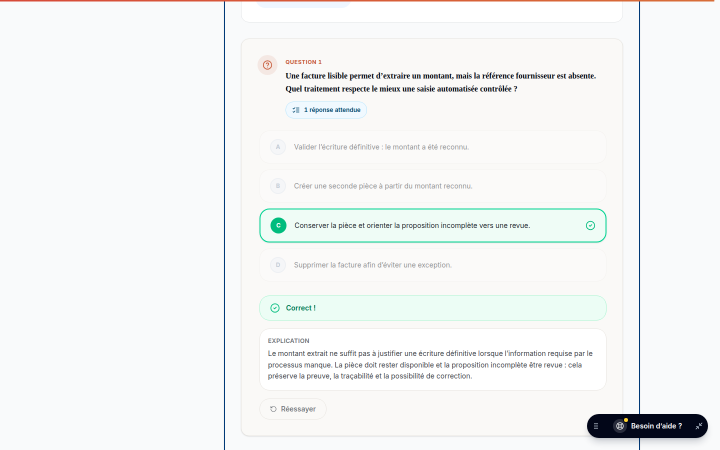
#> input picture pedagogical-audit/expert-p1-browser-fixture/1440-automatisation_comptable_ia__01-novasavo_u03_screen_03.png, 1440 x 900 px (shown at 1/2 size)
$ python -i audit-training-visual-similarity.py   (imports and definitions only)
#> lines starting #> are read from the running program, lines starting #| are printed output that depends on the picture
#!/usr/bin/env python3
"""Detect overly similar training-card illustrations without using titles or copy."""

from __future__ import annotations

import json
from itertools import combinations
from pathlib import Path

import numpy as np
from PIL import Image

ROOT = Path(__file__).resolve().parents[1]
SOURCE = Path("/home/ubuntu/webdev-static-assets/training-cards/rendered")
OUTPUT = ROOT / "docs" / "training-visual-similarity-audit.json"


# [17 lines left out: function motif_for, not called in this run]


def illustration_vector(path: Path) -> np.ndarray:
    with Image.open(path) as image:
#> image is the input picture: PIL image 1440x900 RGB; mean R, G, B 243.1, 244.7, 244.3
        rgb = image.convert("RGB")
        width, height = rgb.size
#> width = 1440; height = 900
        # Crop to the visual panel: this excludes title, description and fact badges.
        crop = rgb.crop((int(width * 0.52), int(height * 0.10), width, int(height * 0.90)))
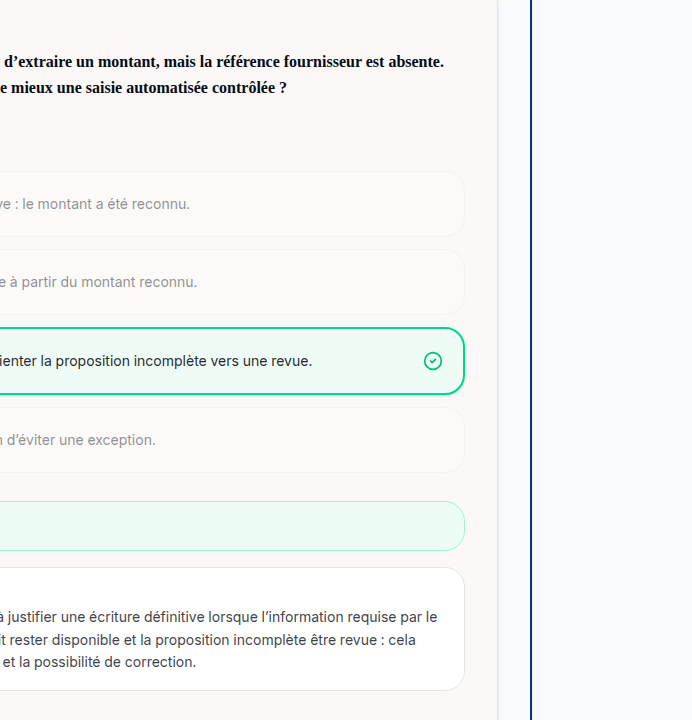
#> crop: PIL image 692x720 RGB; mean R, G, B 243.8, 246.3, 245
        resized = crop.resize((32, 32), Image.Resampling.LANCZOS)
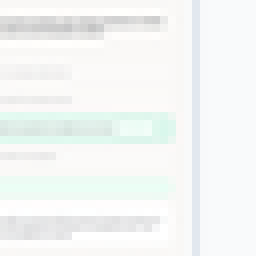
#> resized: PIL image 32x32 RGB (shown 8 times larger); mean R, G, B 243.8, 246.3, 245
        return np.asarray(resized, dtype=np.float32).reshape(-1) / 255.0


# [48 lines left out: function main, not called in this run]


# [2 lines not run here, left out]

>>> result = illustration_vector('../pedagogical-audit/expert-p1-browser-fixture/1440-automatisation_comptable_ia__01-novasavo_u03_screen_03.png')
#> result = 3072 values, max 1 at index 102, min 0.773 at index 321, mean 0.961

$ run again, on pedagogical-audit/expert-p1-browser-fixture/390-automatisation_comptable_ia__01-novasavo_u03_screen_03.png
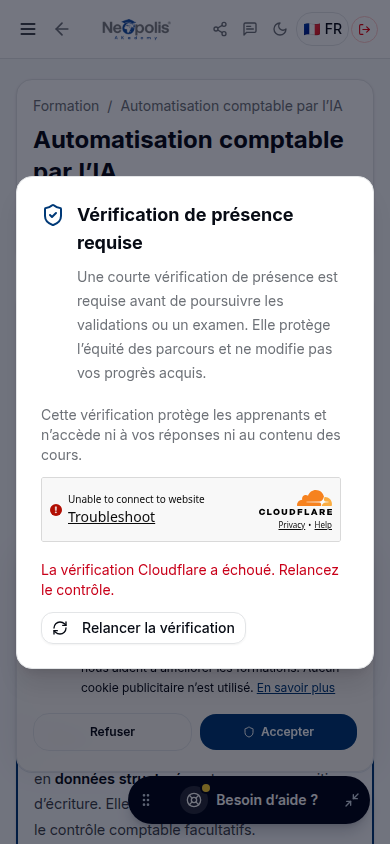
#> input picture pedagogical-audit/expert-p1-browser-fixture/390-automatisation_comptable_ia__01-novasavo_u03_screen_03.png, 390 x 844 px
#> in illustration_vector, image is the input picture: PIL image 390x844 RGB; mean R, G, B 176.1, 176.8, 182.3
#> in illustration_vector, `crop = rgb.crop((int(width * 0.52), int(height * 0.10), width, int(hei..`:
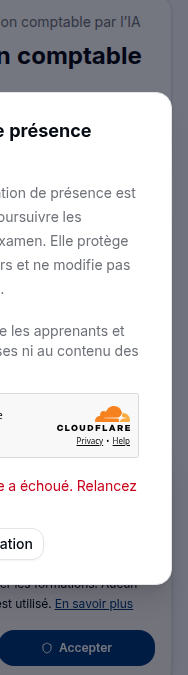
#> crop: PIL image 188x675 RGB; mean R, G, B 196.3, 197.2, 201.7
#> in illustration_vector, `resized = crop.resize((32, 32), Image.Resampling.LANCZOS)`:
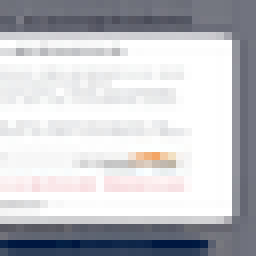
#> resized: PIL image 32x32 RGB (shown 8 times larger); mean R, G, B 195.4, 196.2, 200.7
#> result = 3072 values, max 1 at index 483, min 0 at index 2883, mean 0.774

$ run again, on pedagogical-audit/expert-p1-browser-fixture/1440-developing_ai_systems_with_the_openai_api__01-dc_ch02_act15.png
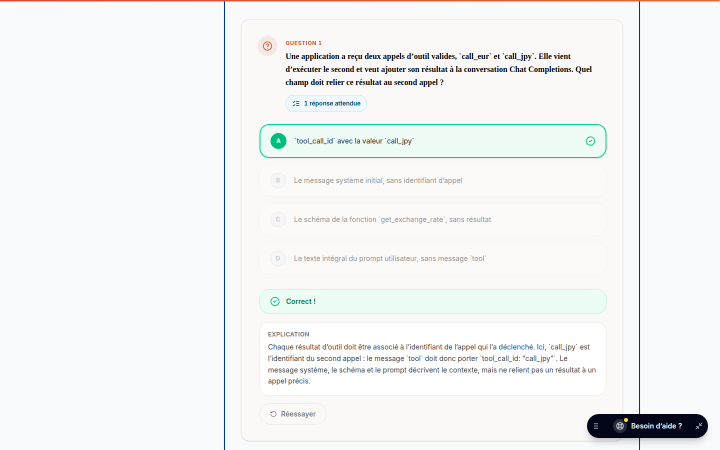
#> input picture pedagogical-audit/expert-p1-browser-fixture/1440-developing_ai_systems_with_the_openai_api__01-dc_ch02_act15.png, 1440 x 900 px (shown at 1/2 size)
#> in illustration_vector, image is the input picture: PIL image 1440x900 RGB; mean R, G, B 242.7, 244.3, 243.9
#> in illustration_vector, `crop = rgb.crop((int(width * 0.52), int(height * 0.10), width, int(hei..`:
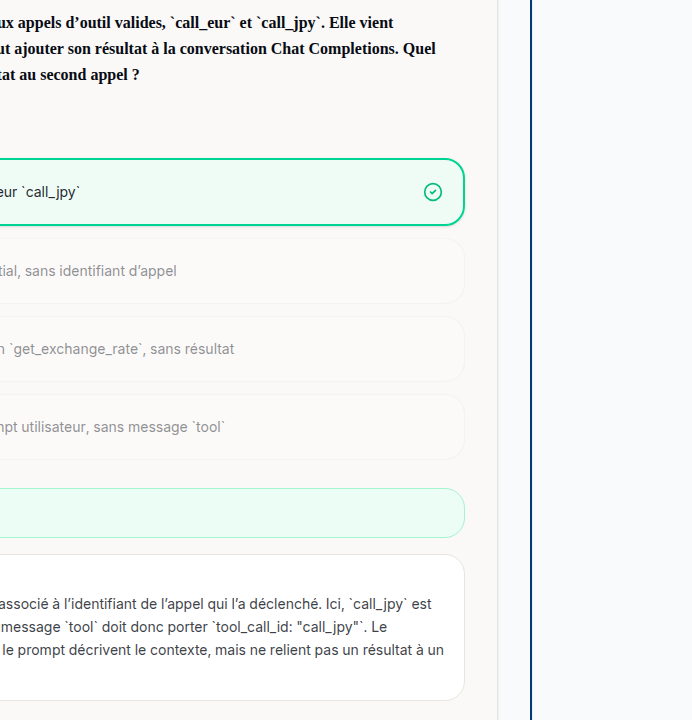
#> crop: PIL image 692x720 RGB; mean R, G, B 243.4, 246, 244.8
#> in illustration_vector, `resized = crop.resize((32, 32), Image.Resampling.LANCZOS)`:
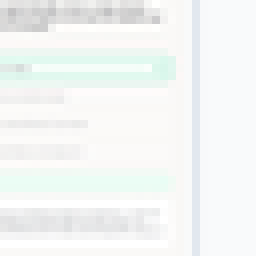
#> resized: PIL image 32x32 RGB (shown 8 times larger); mean R, G, B 243.3, 245.8, 244.6
#> result = 3072 values, max 1 at index 57, min 0.761 at index 100, mean 0.959

$ run again, on pedagogical-audit/expert-p1-browser-fixture/1440-innovating_with_google_cloud_ai__01-dc_ch01_act02.png
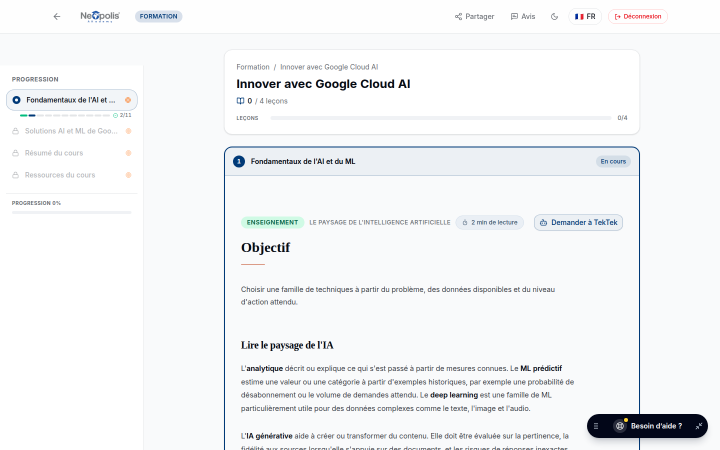
#> input picture pedagogical-audit/expert-p1-browser-fixture/1440-innovating_with_google_cloud_ai__01-dc_ch01_act02.png, 1440 x 900 px (shown at 1/2 size)
#> in illustration_vector, image is the input picture: PIL image 1440x900 RGB; mean R, G, B 243, 244.2, 245.6
#> in illustration_vector, `crop = rgb.crop((int(width * 0.52), int(height * 0.10), width, int(hei..`:
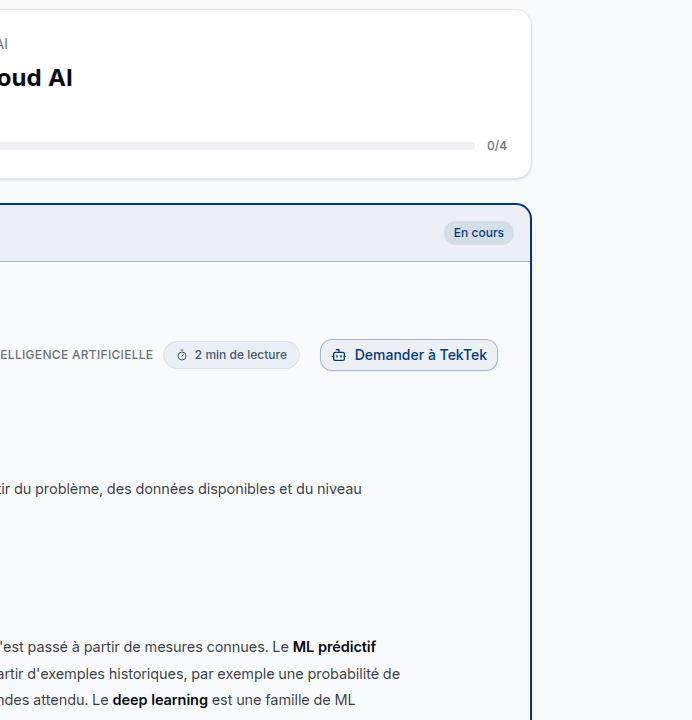
#> crop: PIL image 692x720 RGB; mean R, G, B 244.8, 246.3, 247.9
#> in illustration_vector, `resized = crop.resize((32, 32), Image.Resampling.LANCZOS)`:
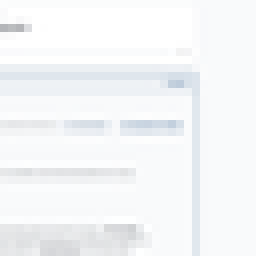
#> resized: PIL image 32x32 RGB (shown 8 times larger); mean R, G, B 244.7, 246.3, 247.8
#> result = 3072 values, max 1 at index 99, min 0.706 at index 288, mean 0.966
